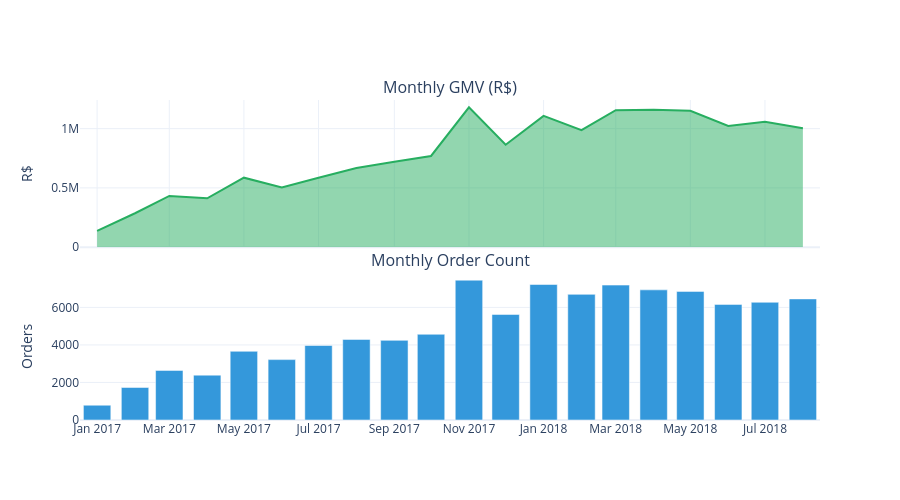

Notebook cell for this chart:
### Markdown cell above
## Metric 1 — Monthly GMV & Order Volume

Two stacked panels: area chart for GMV and bar chart for order count. No dual-axis to avoid misleading correlation between scales.

### Code cell
monthly = (
    df.groupby(["year", "month"])
    .agg(gmv=("total_sale_amount", "sum"), orders=("order_id", "nunique"))
    .reset_index()
)
monthly["period"] = monthly["year"].astype(str) + "-" + monthly["month"].astype(str).str.zfill(2)
monthly = monthly.sort_values("period")

from plotly.subplots import make_subplots
import plotly.graph_objects as go

fig = make_subplots(rows=2, cols=1, shared_xaxes=True, vertical_spacing=0.08,
                    subplot_titles=("Monthly GMV (R$)", "Monthly Order Count"))

fig.add_trace(go.Scatter(
    x=monthly["period"], y=monthly["gmv"], fill="tozeroy",
    name="GMV", line=dict(color="#27ae60"),
), row=1, col=1)

fig.add_trace(go.Bar(
    x=monthly["period"], y=monthly["orders"],
    name="Orders", marker_color="#3498db",
), row=2, col=1)

fig.update_layout(height=500, showlegend=False, template="plotly_white")
fig.update_yaxes(title_text="R$", row=1, col=1)
fig.update_yaxes(title_text="Orders", row=2, col=1)
fig.show()

print(f"Total GMV: R${monthly['gmv'].sum():,.2f}")
print(f"Total orders: {monthly['orders'].sum():,}")
print(f"Peak month: {monthly.loc[monthly['orders'].idxmax(), 'period']} "
      f"({monthly['orders'].max():,} orders)")

### Figure 1 — Plotly figure (JSON) as saved in the notebook; plotly's stock layout.template omitted (floating-point values rounded to 4 significant figures)
{"data": [{"fill": "tozeroy", "line": {"color": "#27ae60"}, "name": "GMV", "type": "scatter", "x": ["2017-01", "2017-02", "2017-03", "2017-04", "2017-05", "2017-06", "2017-07", "2017-08", "2017-09", "2017-10", "2017-11", "2017-12", "2018-01", "2018-02", "2018-03", "2018-04", "2018-05", "2018-06", "2018-07", "2018-08"], "xaxis": "x", "y": [137200.0, 286300.0, 432000.0, 412400.0, 586200.0, 503000.0, 585000.0, 668200.0, 720400.0, 769300.0, 1179000.0, 863500.0, 1107000.0, 986900.0, 1155000.0, 1160000.0, 1150000.0, 1023000.0, 1059000.0, 1003000.0], "yaxis": "y"}, {"marker": {"color": "#3498db"}, "name": "Orders", "type": "bar", "x": ["2017-01", "2017-02", "2017-03", "2017-04", "2017-05", "2017-06", "2017-07", "2017-08", "2017-09", "2017-10", "2017-11", "2017-12", "2018-01", "2018-02", "2018-03", "2018-04", "2018-05", "2018-06", "2018-07", "2018-08"], "xaxis": "x2", "y": [789, 1733, 2641, 2391, 3660, 3217, 3969, 4293, 4243, 4568, 7451, 5624, 7220, 6694, 7188, 6934, 6853, 6160, 6273, 6452], "yaxis": "y2"}], "layout": {"annotations": [{"font": {"size": 16}, "showarrow": false, "text": "Monthly GMV (R$)", "x": 0.5, "xanchor": "center", "xref": "paper", "y": 1, "yanchor": "bottom", "yref": "paper"}, {"font": {"size": 16}, "showarrow": false, "text": "Monthly Order Count", "x": 0.5, "xanchor": "center", "xref": "paper", "y": 0.46, "yanchor": "bottom", "yref": "paper"}], "height": 500, "showlegend": false, "xaxis": {"anchor": "y", "domain": [0, 1], "matches": "x2", "showticklabels": false}, "xaxis2": {"anchor": "y2", "domain": [0, 1]}, "yaxis": {"anchor": "x", "domain": [0.54, 1], "title": {"text": "R$"}}, "yaxis2": {"anchor": "x2", "domain": [0, 0.46], "title": {"text": "Orders"}}}}
